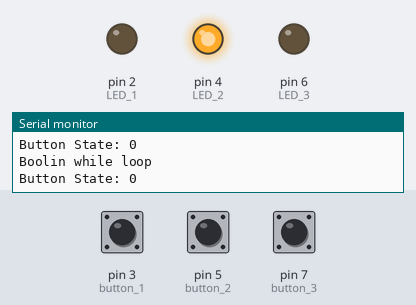
This sketch was run on a simulated Arduino Uno, built with avr-gcc and run on an emulated ATmega328P. On the bench: output pins drawn as LEDs (lit = HIGH), the last lines printed to the serial monitor. Inputs (shaded band) come from the test bench; at power-on: pin 5 (button_2) LOW, pin 7 (button_3) LOW, pin 3 (button_1) LOW. Random numbers use the default seed unless the sketch sets one.

Above: at 1.8 s.
1.9 s: pin 5 (button_2) pulled HIGH for 3.2 s
At 4.6 s:
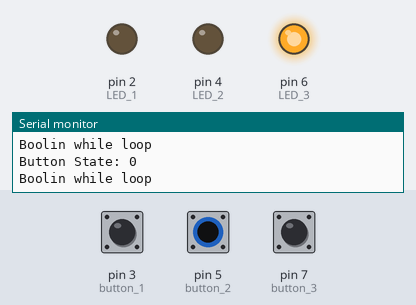
6.6 s: pin 7 (button_3) pulled HIGH for 0.15 s
At 7.4 s:
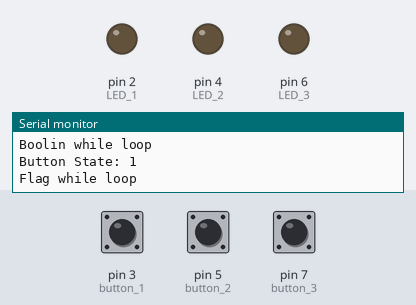
9.7 s: pin 7 (button_3) pulled HIGH for 1 s
At 12.1 s:
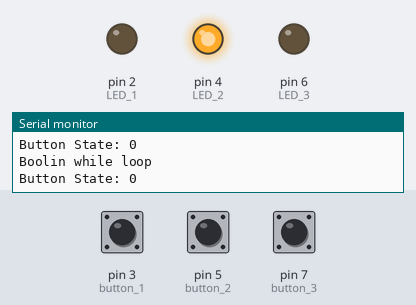
13.7 s: pin 5 (button_2) pulled HIGH for 0.15 s
At 15.1 s:
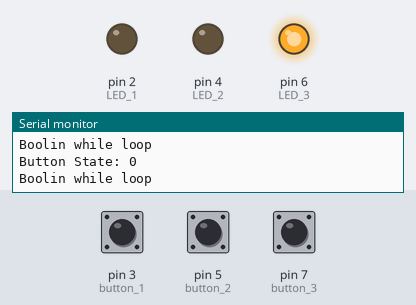
16.8 s: pin 7 (button_3) pulled HIGH for 0.15 s
At 18.7 s:
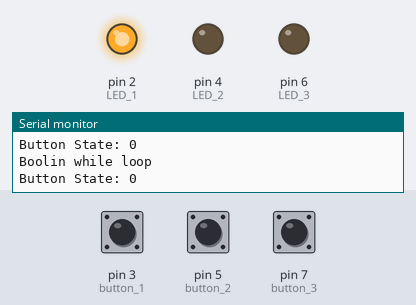
Timing chart, 0 to 20.2 s (numbered marks = the images above; inputs shaded):
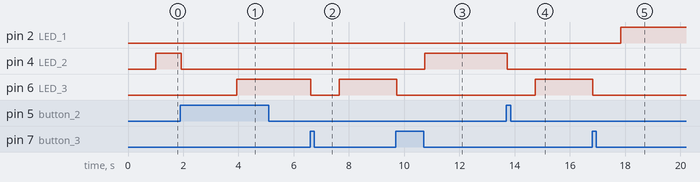

The sketch:

sketch_apr22b.ino
```cpp
int button_1 = 3;
int button_2 = 5;
int button_3 = 7;
int LED_1 = 2;
int LED_2 = 4;
int LED_3 = 6;

void setup() {
  Serial.begin(9600);
  pinMode(2, OUTPUT);
  pinMode(3, INPUT);
  pinMode(4, OUTPUT);
  pinMode(5, INPUT);
  pinMode(6, OUTPUT);
  pinMode(7, INPUT);
}
void loop() {
  bool flag = true;
  int active;
  while(flag == true){
    digitalWrite(LED_1, LOW);
    digitalWrite(LED_2, LOW);
    digitalWrite(LED_3, LOW);
    Serial.println("Flag while loop");
    delay(1000);
    active = random(1,4);
    Serial.print("Active LED: ");
    Serial.println(active);

    if(active == 1)
    {
      digitalWrite(LED_1, HIGH);
      bool boolin = true;
      while(boolin == true){
          Serial.println("Boolin while loop");
          int state_1 = digitalRead(button_1);
          Serial.print("Button State: ");
          Serial.println(state_1);
//          delay(500);
          if(state_1 == 1){
            boolin == false;
            flag = false;
            break;
          }
      }
      flag = false;
    }
    else if(active == 2)
    {
      digitalWrite(LED_2, HIGH);
      bool boolin = true;
      while(boolin == true){
          Serial.println("Boolin while loop");
          int state_2 = digitalRead(button_2);
          Serial.print("Button State: ");
          Serial.println(state_2);
//          delay(500);
          if(state_2 == 1){
            boolin == false;
            flag = false;
            break;
          }
      }
      flag = false;
    }
    else
    {
      digitalWrite(LED_3, HIGH);
      bool boolin = true;
      while(boolin == true){
          Serial.println("Boolin while loop");
          int state_3 = digitalRead(button_3);
          Serial.print("Button State: ");
          Serial.println(state_3);
//          delay(500);
          if(state_3 == 1){
            boolin == false;
            flag = false;
            break;
          }
      }
      flag = false;
    }
  }
  flag = true;
}
```

Measured:
- after the input at 1.9 s, pin 4 (LED_2): HIGH → LOW at once; pin 6 (LED_3): LOW → HIGH after 2.0 s
- after the input at 6.6 s, pin 6 (LED_3): HIGH → LOW at once, → HIGH 1.0 s later
- after the input at 9.7 s, pin 4 (LED_2): LOW → HIGH after 1.0 s; pin 6 (LED_3): HIGH → LOW at once
- after the input at 13.7 s, pin 4 (LED_2): HIGH → LOW at once; pin 6 (LED_3): LOW → HIGH after 1.0 s
- after the input at 16.8 s, pin 2 (LED_1): LOW → HIGH after 1.0 s; pin 6 (LED_3): HIGH → LOW at once
